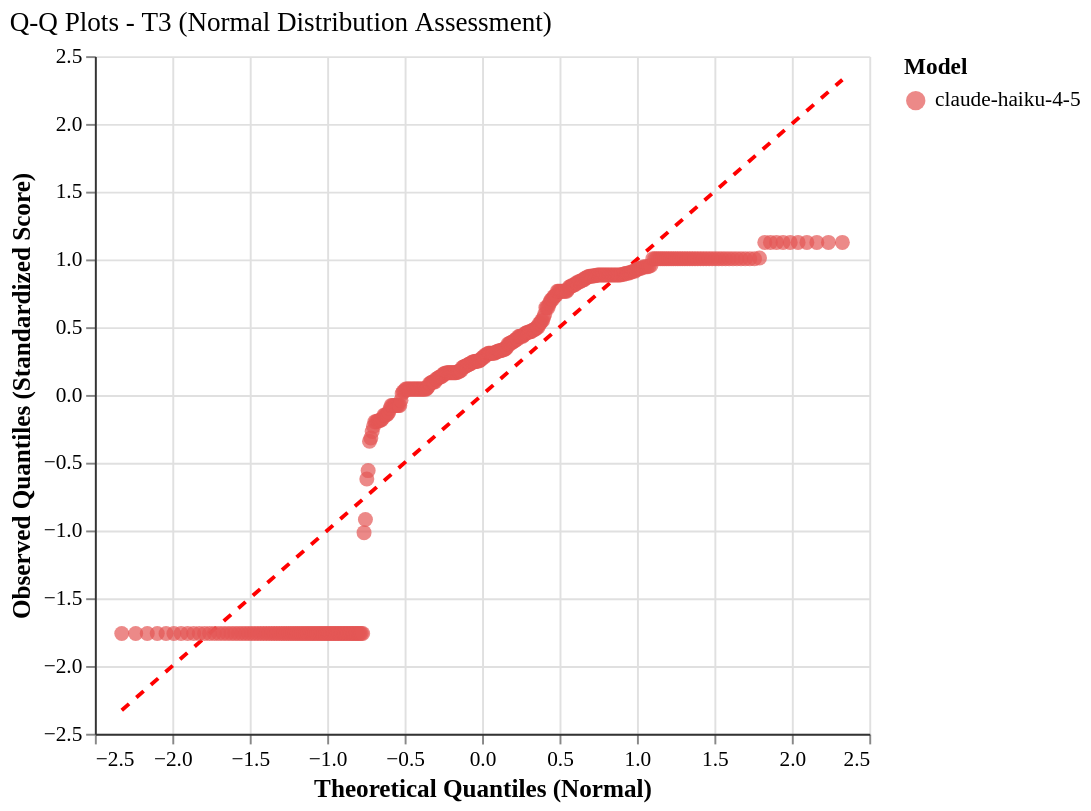

Express this chart as Vega-Lite.
### Vega-Lite specification from a JSON file in a GitHub repository (floating-point values rounded to 4 significant figures; data arrays with more than 128 entries replaced by an {"elided": "..."} marker saying what was removed)
{"config": {"font": "serif", "axis": {"labelFontSize": 11, "titleFontSize": 13, "gridColor": "#e0e0e0", "domainColor": "#333333"}, "legend": {"labelFontSize": 11, "titleFontSize": 12}, "title": {"fontSize": 14, "anchor": "start", "fontWeight": "normal"}, "view": {"stroke": null, "continuousWidth": 400, "continuousHeight": 300, "strokeWidth": 0}, "mark": {"tooltip": true}}, "layer": [{"data": {"name": "data-8d5cec4a547837c7231cc67074c9ed0f"}, "mark": {"type": "line", "color": "red", "strokeDash": [5, 5], "strokeWidth": 2}, "encoding": {"x": {"field": "theoretical_quantile", "type": "quantitative"}, "y": {"field": "observed_quantile", "type": "quantitative"}}}, {"data": {"name": "data-96b06b24d34f0232a33a5485b07038df"}, "mark": {"type": "circle", "opacity": 0.7, "size": 60}, "encoding": {"color": {"field": "agent_model", "scale": {"domain": ["claude-haiku-4-5"], "range": ["#E45756"]}, "title": "Model", "type": "nominal"}, "tooltip": [{"field": "agent_model", "title": "Model", "type": "nominal"}, {"field": "tier", "title": "Tier", "type": "ordinal"}, {"field": "theoretical_quantile", "format": ".2f", "title": "Theoretical Q", "type": "quantitative"}, {"field": "observed_quantile", "format": ".2f", "title": "Observed Q", "type": "quantitative"}, {"field": "original_score", "format": ".3f", "title": "Original Score", "type": "quantitative"}], "x": {"field": "theoretical_quantile", "scale": {"zero": false}, "title": "Theoretical Quantiles (Normal)", "type": "quantitative"}, "y": {"field": "observed_quantile", "scale": {"zero": false}, "title": "Observed Quantiles (Standardized Score)", "type": "quantitative"}}}], "height": 350, "title": "Q-Q Plots - T3 (Normal Distribution Assessment)", "width": 400, "$schema": "https://vega.github.io/schema/vega-lite/v6.1.0.json", "datasets": {"data-8d5cec4a547837c7231cc67074c9ed0f": [{"theoretical_quantile": -2.326, "observed_quantile": -2.326}, {"theoretical_quantile": 2.326, "observed_quantile": 2.326}], "data-96b06b24d34f0232a33a5485b07038df": {"elided": "369 records"}}}
